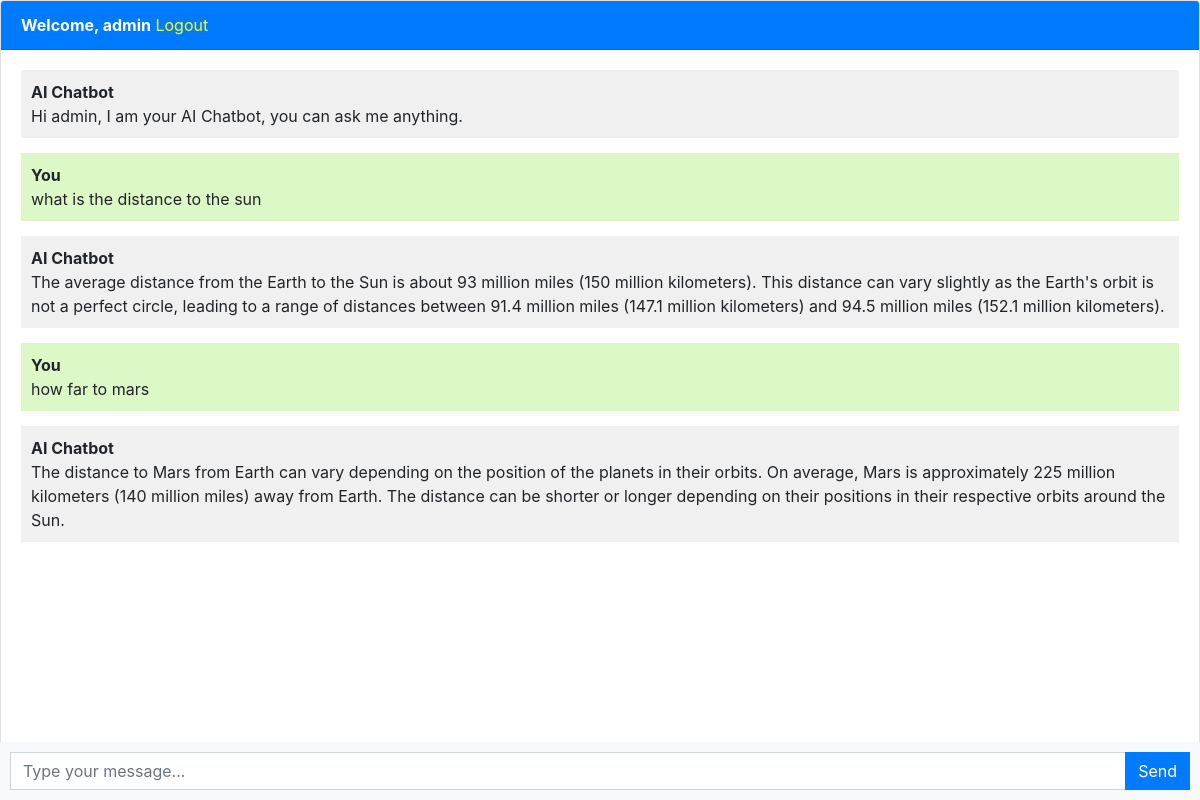
/chatbot/ (signed in), run on an earlier commit of the app's database.
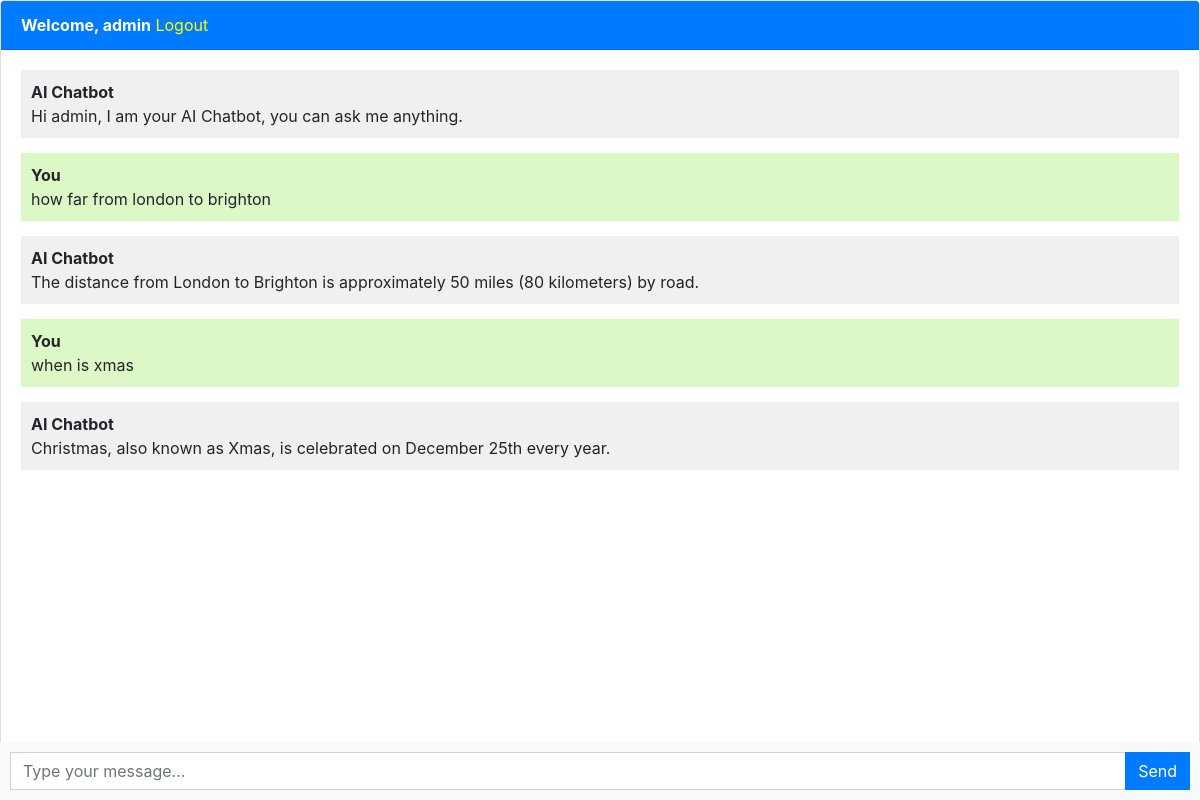
And on a later commit of the database.
### chatbot/models.py (models this page shows, shortened)
class Chat(models.Model):
    user = models.ForeignKey(User, on_delete=models.CASCADE)
    message = models.TextField()
    response = models.TextField()
    created_at = models.DateTimeField(auto_now_add=True)

### chatbot/views.py (the view, shortened to what this page needs)
# urls.py: path("", views.chatbot, name="chatbot"),
def chatbot(request):
    chats = Chat.objects.filter(user=request.user)
    return render(request, "chatbot.html", {"chats": chats})

### templates/chatbot.html (shortened to what this page needs)
{% extends 'base.html' %}
{% block content %}
<div class="chat-container">
  <div class="card flex-grow-1">
    {% if user.is_authenticated %}
    <div class="card-header bg-primary text-white"><b>Welcome, {{user.username}}</b> <a style="color: yellow;"
        href="logout">Logout</a></div>
    {% else %}
    <div class="card-header bg-primary text-white"><a style="color: yellow;" href="login">Login</a> <a
        style="color: yellow;" href="register">Register</a></div>
    {% endif %}
    <div class="card-body messages-box">
      <ul class="list-unstyled messages-list">
        <li class="message received">
          <div class="message-text">
            <div class="message-sender">
              <b>AI Chatbot</b>
            </div>
            <div class="message-content">
              Hi {{user.username}}, I am your AI Chatbot, you can ask me anything.
            </div>
          </div>
        </li>
        {% for chat in chats %}
        {% if chat.user == request.user %}
        <li class="message sent">
          <div class="message-text">
            <div class="message-sender">
              <b>You</b>
            </div>
            <div class="message-content">
              {{chat.message}}
            </div>
          </div>
        </li>
        <li class="message received">
          <div class="message-text">
            <div class="message-sender">
              <b>AI Chatbot</b>
            </div>
            <div class="message-content">
              {{chat.response}}
            </div>
          </div>
        </li>
        {% endif %}
        {% endfor %}
      </ul>
    </div>
    <br><br>
    <br><br>
    <br><br>
  </div>
  <form class="message-form">
    <div class="input-group">
      <input type="text" class="form-control message-input" placeholder="Type your message...">
      <div class="input-group-append">
        <button type="submit" class="btn btn-primary btn-send">Send</button>
      </div>
    </div>
  </form>
</div>
{% endblock %}

### templates/base.html (shortened to what this page needs)
<!DOCTYPE html>
<html lang="en">
  <head>
    <link rel="stylesheet" href="https://stackpath.bootstrapcdn.com/bootstrap/4.3.1/css/bootstrap.min.css">
  </head>
  <body>
    {% block content %}{% endblock %}
  </body>
</html>

### templates/chatbot.html (style rules this page uses)
body, html { height: 100%; }
.messages-box { flex: 1; overflow-y: auto; }
.messages-list { padding-left: 0; }
.message { margin-bottom: 15px; list-style: none; }
.message-text { padding: 10px; border-radius: 5px; }
.sent { background-color: #dcf8c6; align-self: flex-end; }
.received { background-color: #f1f0f0; align-self: flex-start; }
.message-form { display: flex; position: fixed; bottom: 0; left: 0; right: 0; padding: 10px; background-color: #f8f9fa; }
.message-input { flex: 1; border-radius: 0; border-right: none; }
.btn-send { border-radius: 0; }
.chat-container { height: 100%; display: flex; flex-direction: column; }

What changed in the data, as far as the page shows it:
removed Chat: message "what is the distance to the sun", response "The average distance from the Earth to the Sun is about 93 million miles (150 million kilometers). This distance can vary slightly as the Earth's orbit is not a perfect circle, leading to a range of distances between 91.4 million miles (147.1 million kilometers) and 94.5 million miles (152.1 million kilometers)."
removed Chat: message "how far to mars", response "The distance to Mars from Earth can vary depending on the position of the planets in their orbits. On average, Mars is approximately 225 million kilometers (140 million miles) away from Earth. The distance can be shorter or longer depending on their positions in their respective orbits around the Sun."
added Chat: message "how far from london to brighton", response "The distance from London to Brighton is approximately 50 miles (80 kilometers) by road."
added Chat: message "when is xmas", response "Christmas, also known as Xmas, is celebrated on December 25th every year."
